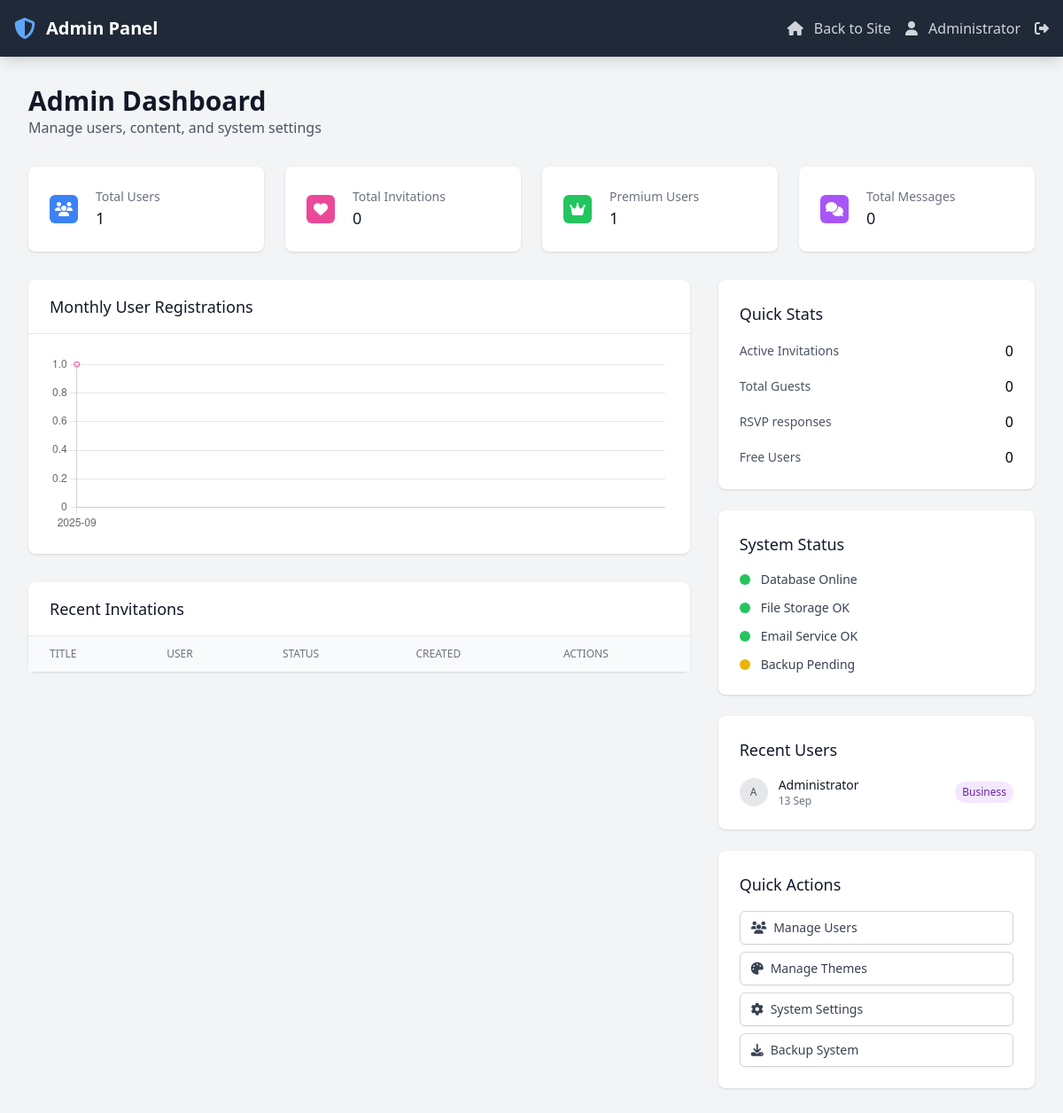
/admin.php (signed in), run on the app's committed database.
### tables this page shows
CREATE TABLE users (
    id INT PRIMARY KEY AUTO_INCREMENT,
    username VARCHAR(50) UNIQUE NOT NULL,
    email VARCHAR(100) UNIQUE NOT NULL,
    password VARCHAR(255) NOT NULL,
    full_name VARCHAR(100) NOT NULL,
    phone VARCHAR(20),
    subscription_plan ENUM('free', 'premium', 'business') DEFAULT 'free',
    subscription_expires DATE,
    created_at TIMESTAMP DEFAULT CURRENT_TIMESTAMP,
    updated_at TIMESTAMP DEFAULT CURRENT_TIMESTAMP ON UPDATE CURRENT_TIMESTAMP
);

### admin.php (the view, shortened to what the rows shown need)
<?php
require_once 'config.php';
$user = getCurrentUser();
$db = new Database();
$recent_users = $db->fetchAll("SELECT * FROM users ORDER BY created_at DESC LIMIT 10");
$monthly_registrations = $db->fetchAll("
    SELECT
        DATE_FORMAT(created_at, '%Y-%m') as month,
        COUNT(*) as count
    FROM users
    WHERE created_at >= DATE_SUB(CURDATE(), INTERVAL 12 MONTH)
    GROUP BY DATE_FORMAT(created_at, '%Y-%m')
    ORDER BY month DESC
");
?>
<!DOCTYPE html>
<html lang="id">
<head>
    <script src="https://cdn.tailwindcss.com"></script>
    <link href="https://cdnjs.cloudflare.com/ajax/libs/flowbite/2.2.0/flowbite.min.css" rel="stylesheet" />
    <link rel="stylesheet" href="https://cdnjs.cloudflare.com/ajax/libs/font-awesome/6.4.0/css/all.min.css">
</head>
<body class="bg-gray-100">
    <nav class="bg-gray-800 shadow-lg">
        <div class="max-w-7xl mx-auto px-4">
            <div class="flex justify-between h-16">
                <div class="flex items-center space-x-4">
                    <a href="/" class="text-gray-300 hover:text-white">
                        <i class="fas fa-home mr-2"></i>
                        Back to Site
                    </a>
                    <div class="text-gray-300">
                        <i class="fas fa-user mr-2"></i>
                        <?= htmlspecialchars($user['full_name']) ?>
                    </div>
                    <a href="/logout.php" class="text-gray-300 hover:text-white">
                        <i class="fas fa-sign-out-alt"></i>
                    </a>
                </div>
            </div>
        </div>
    </nav>
    <div class="py-8">
        <div class="max-w-7xl mx-auto px-4 sm:px-6 lg:px-8">
            <div class="mb-8">
                <h1 class="text-3xl font-bold text-gray-900">Admin Dashboard</h1>
            </div>
            <div class="grid grid-cols-1 lg:grid-cols-3 gap-8">
                <div class="lg:col-span-2 space-y-8">
                    <div class="bg-white rounded-lg shadow">
                        <div class="overflow-x-auto">
                            <table class="min-w-full divide-y divide-gray-200">
                                <thead class="bg-gray-50">
                                    <tr>
                                        <th class="px-6 py-3 text-left text-xs font-medium text-gray-500 uppercase">Title</th>
                                        <th class="px-6 py-3 text-left text-xs font-medium text-gray-500 uppercase">User</th>
                                        <th class="px-6 py-3 text-left text-xs font-medium text-gray-500 uppercase">Status</th>
                                        <th class="px-6 py-3 text-left text-xs font-medium text-gray-500 uppercase">Created</th>
                                        <th class="px-6 py-3 text-left text-xs font-medium text-gray-500 uppercase">Actions</th>
                                    </tr>
                                </thead>
                            </table>
                        </div>
                    </div>
                </div>
                <div class="space-y-6">
                    <div class="bg-white rounded-lg shadow p-6">
                        <div class="space-y-3">
                            <?php foreach (array_slice($recent_users, 0, 5) as $recent_user): ?>
                            <div class="flex items-center">
                                <div class="w-8 h-8 bg-gray-200 rounded-full flex items-center justify-center mr-3">
                                    <span class="text-xs font-medium text-gray-600">
                                        <?= strtoupper(substr($recent_user['full_name'], 0, 1)) ?>
                                    </span>
                                </div>
                                <div class="flex-1 min-w-0">
                                    <p class="text-sm font-medium text-gray-900 truncate">
                                        <?= htmlspecialchars($recent_user['full_name']) ?>
                                    </p>
                                    <p class="text-xs text-gray-500">
                                        <?= formatDate($recent_user['created_at'], 'd M') ?>
                                    </p>
                                </div>
                                <span class="inline-flex items-center px-2 py-1 rounded-full text-xs font-medium
                                    <?php
                                    switch($recent_user['subscription_plan']) {
                                        case 'business': echo 'bg-purple-100 text-purple-800'; break;
                                    }
                                    ?>">
                                    <?= ucfirst($recent_user['subscription_plan']) ?>
                                </span>
                            </div>
                            <?php endforeach; ?>
                        </div>
                    </div>
                </div>
            </div>
        </div>
    </div>
    <script>
        // Registration Chart
        const monthlyData = <?= json_encode(array_reverse($monthly_registrations)) ?>;
        const ctx = document.getElementById('registrationChart').getContext('2d');
        new Chart(ctx, {
            type: 'line',
            data: {
                labels: monthlyData.map(item => item.month),
                datasets: [{
                    label: 'User Registrations',
                    data: monthlyData.map(item => item.count),
                    borderColor: 'rgb(236, 72, 153)',
                    backgroundColor: 'rgba(236, 72, 153, 0.1)',
                    fill: true,
                    tension: 0.4
                }]
            },
            options: {
                responsive: true,
                maintainAspectRatio: false,
                scales: {
                    y: {
                        beginAtZero: true
                    }
                },
                plugins: {
                    legend: {
                        display: false
                    }
                }
            }
        });
        // Quick actions
        function backupSystem() {
            if (confirm('Start system backup? This may take a few minutes.')) {
                // In real implementation, this would trigger backup process
                alert('Backup started. You will receive email notification when completed.');
            }
        }
        // Auto-refresh page every 5 minutes for real-time updates
        setTimeout(() => {
            window.location.reload();
        }, 5 * 60 * 1000);
        // Real-time notifications (you can implement WebSocket for this)
        function checkForUpdates() {
            // Implementation for real-time updates
        }
        // Initialize tooltips
        document.querySelectorAll('[title]').forEach(element => {
            // Add tooltip functionality
        });
    </script>
</body>
</html>

### data on the page
users: full_name "Administrator", full_name "A", created_at "13 Sep", subscription_plan "Business"

### other printed values
$stats['total_users'] "1"
$stats['total_invitations'] "0"
$stats['premium_users'] "1"
$stats['total_messages'] "0"
$stats['active_invitations'] "0"
$stats['total_guests'] "0"
$stats['total_rsvp'] "0"
$stats['free_users'] "0"
chart data {{ json_encode(array_reverse($monthly_registrations)) }} [{"month":"2025-09","count":1}]
